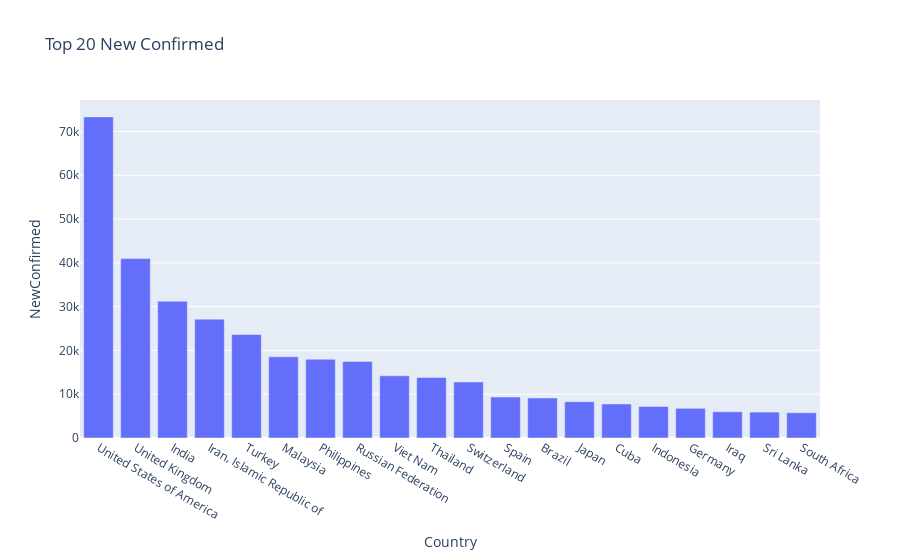

This figure's notebook cell:
### Code cell
px.bar(country_df.sort_values(by= "NewConfirmed", ascending=False).head(20), x= "Country", y= "NewConfirmed", hover_data= ["CountryCode"], title= "Top 20 New Confirmed")

### Figure 1 — Plotly figure (JSON) as saved in the notebook; plotly's stock layout.template omitted (floating-point values rounded to 4 significant figures)
{"data": [{"alignmentgroup": "True", "customdata": [["US"], ["GB"], ["IN"], ["IR"], ["TR"], ["MY"], ["PH"], ["RU"], ["VN"], ["TH"], ["CH"], ["ES"], ["BR"], ["JP"], ["CU"], ["ID"], ["DE"], ["IQ"], ["LK"], ["ZA"]], "hovertemplate": "Country=%{x}<br>NewConfirmed=%{y}<br>CountryCode=%{customdata[0]}<extra></extra>", "legendgroup": "", "marker": {"color": "#636efa", "pattern": {"shape": ""}}, "name": "", "offsetgroup": "", "orientation": "v", "showlegend": false, "textposition": "auto", "type": "bar", "x": ["United States of America", "United Kingdom", "India", "Iran, Islamic Republic of", "Turkey", "Malaysia", "Philippines", "Russian Federation", "Viet Nam", "Thailand", "Switzerland", "Spain", "Brazil", "Japan", "Cuba", "Indonesia", "Germany", "Iraq", "Sri Lanka", "South Africa"], "xaxis": "x", "y": [73331, 40976, 31222, 27138, 23638, 18547, 17977, 17487, 14208, 13821, 12801, 9357, 9154, 8282, 7771, 7201, 6779, 5988, 5914, 5771], "yaxis": "y"}], "layout": {"barmode": "relative", "legend": {"tracegroupgap": 0}, "title": {"text": "Top 20 New Confirmed"}, "xaxis": {"anchor": "y", "domain": [0, 1], "title": {"text": "Country"}}, "yaxis": {"anchor": "x", "domain": [0, 1], "title": {"text": "NewConfirmed"}}}}
